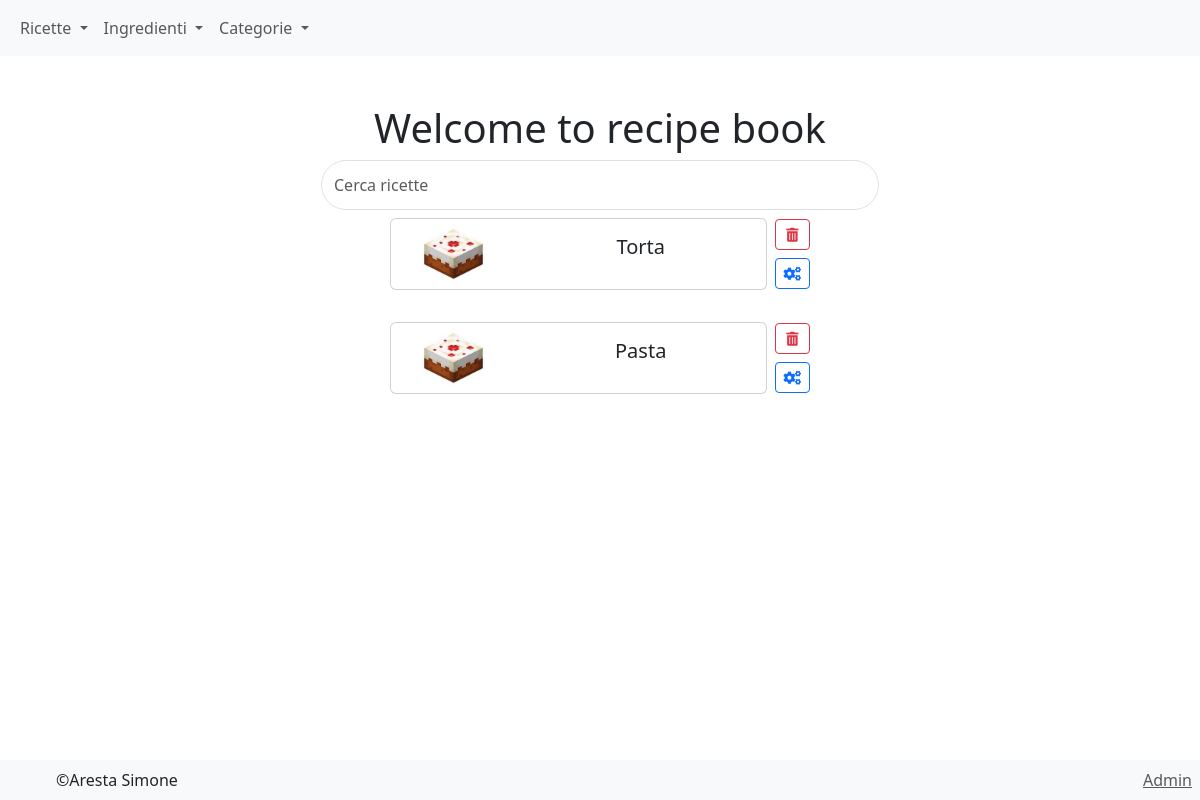
Before: / with the older database file.
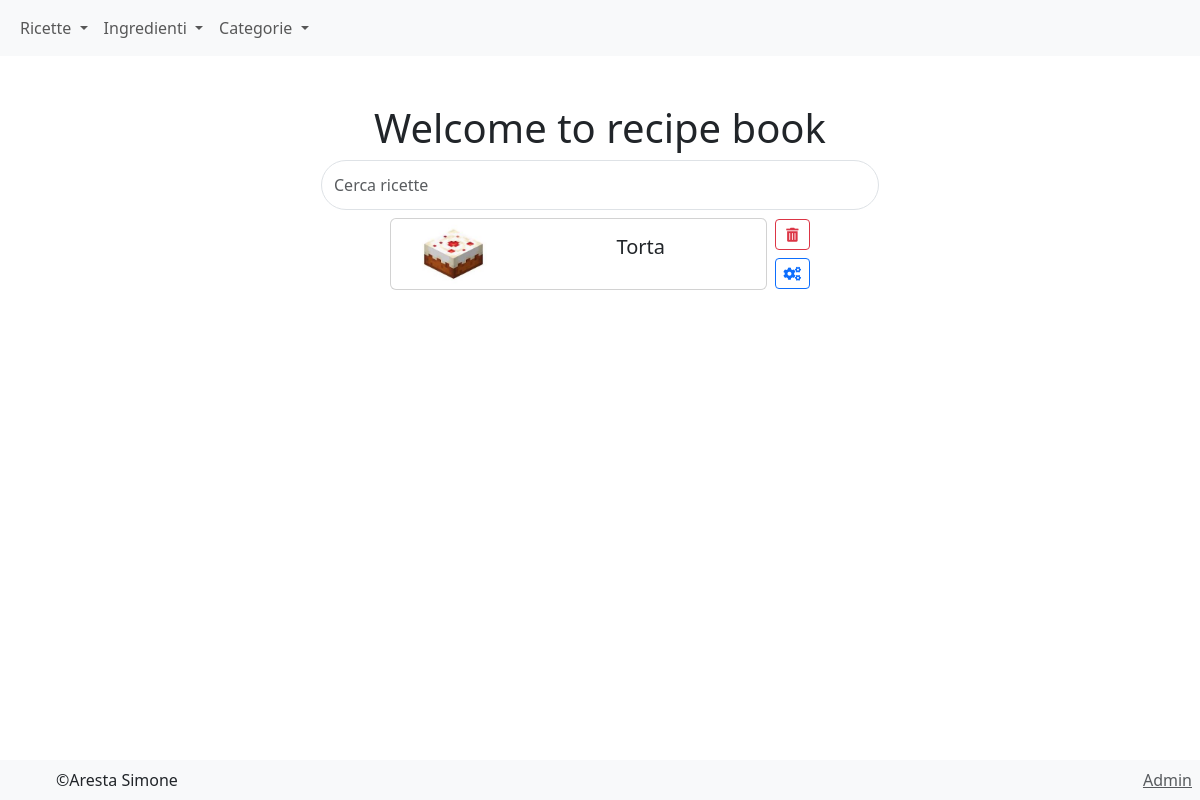
After: the same page with the newer database file.
### recipe/models.py (models this page shows, shortened)
class Recipe(models.Model):
    name = models.CharField(max_length=255)
    category = models.ForeignKey(Category, on_delete=models.CASCADE)
    preparation = models.TextField()
    image = models.ImageField(upload_to=product_image_path, blank=True, null=True)
    DIFFICULTIES = [
        ('easy', 'Facile'),
        ('medium', 'Media'),
        ('hard', 'Difficile'),
    ]
    COSTS = [
        ('low', 'Basso'),
        ('medium', 'Medio'),
        ('high', 'Alto'),
    ]
    difficult = models.CharField(max_length=255, choices=DIFFICULTIES)
    time_preparation = models.IntegerField(default=0) # Time of preparation in minutes
    cooking = models.IntegerField(default=0) # Time of cooking in minutes
    servings = models.IntegerField(default=0) # Number of servings
    cost = models.CharField(max_length=255, choices=COSTS) # Cost of the recipe
    date = models.DateTimeField(auto_now_add=True, editable=False, null=True)

### pages/views.py (the view)
# urls.py: path('', views.home_page, name='home_page'),
def home_page(request):
    recipes = Recipe.objects.all()
    return render(request, 'pages/home_page.html', {'recipes': recipes})

### pages/templates/pages/home_page.html (shortened to what this page needs)
{% extends 'base.html' %}
{% load static %}
{% block content %}
    {% block navbar %}
        <nav class="navbar navbar-expand-lg navbar-light bg-light">
            <div class="container-fluid">
                <ul class="navbar-nav">
                    <li class="nav-item dropdown">
                        <a class="nav-link dropdown-toggle" href="#" id="recipesDropdown" role="button" data-bs-toggle="dropdown" aria-expanded="false">
                            Ricette
                        </a>
                    </li>
                    <li class="nav-item dropdown">
                        <a class="nav-link dropdown-toggle" href="#" id="ingredientsDropdown" role="button" data-bs-toggle="dropdown" aria-expanded="false">
                            Ingredienti
                        </a>
                    </li>
                    <li class="nav-item dropdown">
                        <a class="nav-link dropdown-toggle" href="#" id="categoriesDropdown" role="button" data-bs-toggle="dropdown" aria-expanded="false">
                            Categorie
                        </a>
                    </li>
                </ul>
            </div>
        </nav>
    {% endblock %}
    <div class="container text-center mt-5">
        <h1>Welcome to recipe book</h1>
        <input class="form-control rounded-pill mx-auto" id="searchInput" style="width: 50%; height: 50px;" type="search" placeholder="Cerca ricette" aria-label="Search">
        {% for recipe in recipes %}
            <div class="d-flex justify-content-center mb-3 recipe-container">
                <div class="card my-2 rounded" style="flex:0.35;">
                    <div class="row g-0">
                        <div class="col-md-4 image-container">
                            <img src="{{ recipe.image.url }}" class="img-fluid rounded-start" alt="img" style="object-fit: contain; max-height: 70px">
                        </div>
                        <div class="col-md-8">
                            <div class="card-body">
                                <h5 class="card-title">{{ recipe.name }}</h5>
                            </div>
                        </div>
                    </div>
                </div>
                <div class="d-flex flex-column justify-content-center ms-2">
                    <a href="{% url 'recipe:delete_recipe' recipe.pk %}" class="btn btn-outline-danger btn-sm mb-2">
                        <i class="fas fa-trash-alt"></i>
                    </a>
                    <a href="" class="btn btn-outline-primary btn-sm">
                        <i class="fas fa-cogs"></i>
                    </a>
                </div>
            </div>
        {% endfor %}
    </div>
    {% include 'footer.html' %}
{% endblock %}

### templates/base.html (shortened to what this page needs)
<!DOCTYPE html>
<html lang="en">
<head>
    <link href="https://cdn.jsdelivr.net/npm/bootstrap@5.3.0/dist/css/bootstrap.min.css" rel="stylesheet">
    <link rel="stylesheet" href="https://cdnjs.cloudflare.com/ajax/libs/font-awesome/5.15.4/css/all.min.css">
</head>
<body>
    {% block content %}
    {% endblock %}
</body>
</html>

### templates/footer.html (shortened to what this page needs)
<footer class="mt-5 mt-auto w-100">
    <div class="container-footer bg-light w-100 d-flex justify-content-between align-items-center p-2">
        <span class="ms-5">©Aresta Simone</span>
        <a href="/admin" class="text-muted">Admin</a>
    </div>
</footer>

### templates/footer.html (style rules this page uses)
html, body { height: 100%; }
body { display: flex; flex-direction: column; }
.container-footer { flex: 1; width: 100%; margin-top: 20px; }

Changed rows visible on the page:
removed Recipe: image (picture), name "Pasta"
